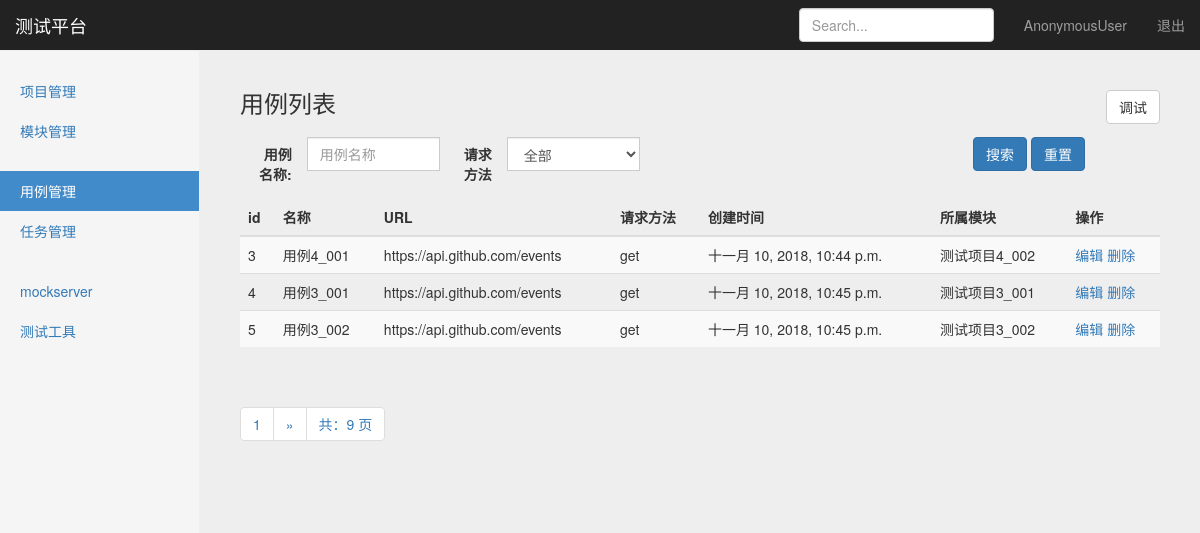
The page /interface/case_manage/ on the database its author committed.
### interface_app/models.py (models this page shows, shortened)
class TestCase(models.Model):
    module = models.ForeignKey(Module, on_delete=models.CASCADE)
    name = models.CharField("名称",max_length=100,blank=False,default="")  #https://www.cnblogs.com/ccorz/p/Django-models-zhong-guan-yublank-yunull-de-bu-chon.html
    url = models.TextField("URL",default="")
    req_method = models.CharField("方法", max_length=10,default="")
    req_type = models.CharField("参数类型", max_length=10, default="")
    req_header = models.TextField("头部",  default="")
    req_parameter = models.TextField("参数", default="")
    responses_assert = models.TextField("断言", default="")
    create_time = models.DateTimeField("创建时间", auto_now=True)

### project_app/models.py (models this page shows)
class Module(models.Model):
    project = models.ForeignKey(Project,on_delete=models.CASCADE)
    name = models.CharField("名称", max_length=100, blank=False, default="")
    describe = models.TextField("描述", default="")
    create_time = models.DateTimeField("创建时间", auto_now=True)
    def __str__(self):
        return self.name

### interface_app/views.py (the view)
# urls.py: path('case_manage/',views.case_manage),
def case_manage(request):
    testcases = TestCase.objects.all().order_by("id")
    paginator = Paginator(testcases, 3)  #每页3条数据
    page = request.GET.get('page')
    try:
        contacts = paginator.page(page)
    except PageNotAnInteger:
        contacts = paginator.page(1)  # 如果页数不是整型, 取第一页
    except EmptyPage:
        contacts = paginator.page(paginator.num_pages)  #如果页数超出查询范围，取最后一页
    if request.method == 'GET':
        return render(request,"case_manage.html",{"type":"list","testcases":contacts})
    else:
        return HttpResponse("404")

### templates/case_manage.html (shortened to what this page needs)
{% extends "base.html" %}
{% block content %}
    <nav class="navbar navbar-inverse navbar-fixed-top">
      <div class="container-fluid">
        <div class="navbar-header">
          <a class="navbar-brand" href="#">测试平台</a>
        </div>
        <div id="navbar" class="navbar-collapse collapse">
          <ul class="nav navbar-nav navbar-right">
            <li><a href="#">{{ user }}</a></li>
            <li><a href="/logout">退出</a></li>
          </ul>
          <form class="navbar-form navbar-right">
            <input type="text" class="form-control" placeholder="Search...">
          </form>
        </div>
      </div>
    </nav>
    <div class="container-fluid">
      <div class="row">
        <div class="col-sm-3 col-md-2 sidebar">
          <ul class="nav nav-sidebar">
            <li><a href="/manage/project_manage/">项目管理</a></li>
            <li><a href="/manage/module_manage/">模块管理</a></li>
          </ul>
          <ul class="nav nav-sidebar">
            <li class="active"><a href="#">用例管理</a></li>
            <li><a href="/interface/task_manage/">任务管理</a></li>
          </ul>
          <ul class="nav nav-sidebar">
            <li><a href="">mockserver</a></li>
            <li><a href="">测试工具</a></li>
          </ul>
        </div>
        {% if type == 'list' %}
        <div class="col-sm-9 col-sm-offset-3 col-md-10 col-md-offset-2 main">
          <h3 class="sub-header">用例列表
            <button type="button" class="btn btn-default" id="CreateButton"
                    style="float: right;"
                    onclick="window.location.href='/interface/debug/'">调试</button>
          </h3>
          <div class="table-responsive">
            <form method="get" class="form-horizontal" action="/interface/search_case_name/" data-bv-message="This value is not valid" data-bv-feedbackicons-valid="glyphicon glyphicon-ok" data-bv-feedbackicons-invalid="glyphicon glyphicon-remove" data-bv-feedbackicons-validating="glyphicon glyphicon-refresh">
              <div class="row margin-bottom-10 margin-top-10 text_field">
                <div class="col-lg-12 col-md-12 col-sm-12 col-xs-12" style="text-align: right;">
                    <div class="form-group col-lg-3 col-md-3 col-sm-3">
                      <label class="col-lg-4 col-md-4 col-sm-5 control-label no-padding-right">用例名称:</label>
                      <div class="input-group col-lg-8 col-md-8 col-sm-7">
                        <input autocomplete="off" type="text" class="form-control" name="case_name" placeholder="用例名称">
                      </div>
                    </div>
                  <div class="form-group col-lg-3 col-md-3 col-sm-3" >
                    <label class="col-lg-4 col-md-5 col-sm-5 control-label no-padding-right">请求方法</label>
                    <div class="input-group col-lg-8 col-md-7 col-sm-7">
                      <select name="status" class="form-control" id="status">
                        <option value="" selected="">全部</option>
                      </select>
                    </div>
                  </div>
                  <div class="col-sm-6" style="text-align: right;">
                    <button type="submit" class="btn btn-primary margin-top-10">搜索</button>
                    <button type="submit" class="btn btn-primary margin-top-10">重置</button>
                  </div>
                </div>
              </div>
            </form>
            <table class="table table-striped" id="list">
              <thead>
                <tr>
                  <th>id</th>
                  <th>名称</th>
                  <th>URL</th>
                  <th>请求方法</th>
                  <th>创建时间</th>
                  <th>所属模块</th>
                  <th>操作</th>
                </tr>
              </thead>
              <tbody>
                {% for case in testcases %}
                <tr>
                  <td>{{ case.id }}</td>
                  <td>{{ case.name }}</td>
                  <td>{{ case.url }}</td>
                  <td>{{ case.req_method }}</td>
                  <td>{{ case.create_time }}</td>
                  <td>{{ case.module }}</td>
                  <td>
                      <a href="/interface_app/edit_project/{{ project.id }}/" id="update">编辑</a>
                      <a href="/manage/delete_project/{{ project.id }}/" id="delete">删除</a>
                  </td>
                </tr>
                {% endfor %}
              </tbody>
            </table>
          </div>
            <div class="pagination">
                <span class="step-links">
                    <ul class="pagination">
                        <li><a href="#">{{ testcases.number }}</a></li>
                        {% if testcases.has_next %}
                            {% if case_name %}
                                <li><a href="?case_name={{ case_name }}&page={{ testcases.next_page_number }}">&raquo;</a></li>
                            {% else %}
                                <li><a href="?page={{ testcases.next_page_number }}">&raquo;</a></li>
                            {% endif %}
                        {% endif %}
                        <li><a href="#">共：{{ testcases.paginator.num_pages }} 页</a></li>
                    </ul>
                </span>
            </div>
        </div>
        {% endif %}
      </div>
    </div>
{% endblock %}

### static/css/signin.css (style rules this page uses)
body { padding-top: 40px; padding-bottom: 40px; background-color: #eee; }

### static/css/dashboard.css (style rules this page uses)
body { padding-top: 50px; }
.sub-header { padding-bottom: 10px; border-bottom: 1px solid #eee; }
.navbar-fixed-top { border: 0; }
.sidebar { display: none; }
@media (min-width: 768px) { .sidebar { position: fixed; top: 51px; bottom: 0; left: 0; z-index: 1000; display: block; padding: 20px; overflow-x: hidden; overflow-y: auto; background-color: #f5f5f5; border-right: 1px solid #eee; } }
.nav-sidebar { margin-right: -21px; margin-bottom: 20px; margin-left: -20px; }
.nav-sidebar > li > a { padding-right: 20px; padding-left: 20px; }
.nav-sidebar > .active > a, .nav-sidebar > .active > a:hover, .nav-sidebar > .active > a:focus { color: #fff; background-color: #428bca; }
.main { padding: 20px; }
@media (min-width: 768px) { .main { padding-right: 40px; padding-left: 40px; } }

### rows shown on the page
TestCase: id "3", name "用例4_001", url "https://api.github.com/events", req_method "get", create_time "十一月 10, 2018, 10:44 p.m.", module "测试项目4_002"
TestCase: id "4", name "用例3_001", url "https://api.github.com/events", req_method "get", create_time "十一月 10, 2018, 10:45 p.m.", module "测试项目3_001"
TestCase: id "5", name "用例3_002", url "https://api.github.com/events", req_method "get", create_time "十一月 10, 2018, 10:45 p.m.", module "测试项目3_002"

### other values the page prints
{{ user }} "AnonymousUser"
{{ testcases.number }} "1"
{{ testcases.paginator.num_pages }} "9"
